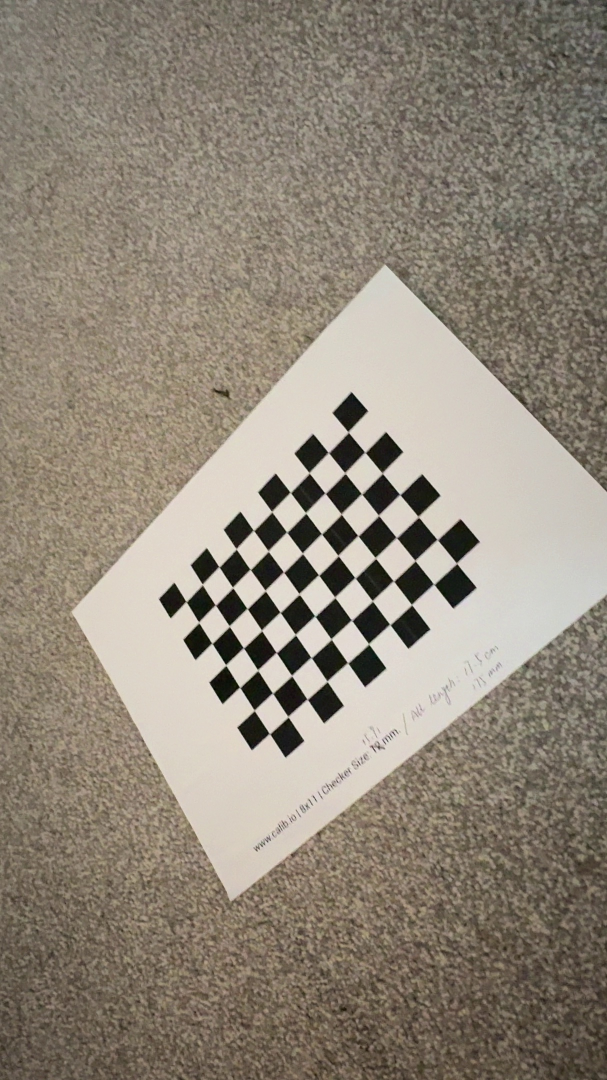
#> input picture Data/SELF/calibration_frames/frame_0000.jpg, 1214 x 2160 px (shown at 1/2 size); its folder holds only this picture in this run
$ python calibration.py
#> lines starting #> are read from the running program, lines starting #| are printed output that depends on the picture; after the words box and inside, x2 and y2 are one past the last pixel; in counts of white or black regions, pixels touching at a corner belong together
import numpy as np
import cv2
import glob

# Number of internal corners in the chessboard (columns-1, rows-1), note that this is the number of internal corners, not the number of squares
chessboard_size = (7, 10)  # 8 squares->7 internal points, 11 squares->10 internal points
square_size = 15.91  # Length of each square (unit: mm)

# Prepare chessboard corners in world coordinate system (0,0,0), (1,0,0), ..., (6,9,0)
objp = np.zeros((chessboard_size[0]*chessboard_size[1], 3), np.float32)
objp[:, :2] = np.mgrid[0:chessboard_size[0], 0:chessboard_size[1]].T.reshape(-1, 2)
objp *= square_size

# Store corners of all images
objpoints = []  # 3d points
imgpoints = []  # 2d points

# Read all extracted frames
images = glob.glob('Data/SELF/calibration_frames/*.jpg') # Adjust the path if necessary

for fname in images:
    img = cv2.imread(fname)
#> img is the input picture: shape (2160, 1214, 3); mean B, G, R 120.8, 134.4, 143.8
    img = cv2.rotate(img, cv2.ROTATE_90_CLOCKWISE)
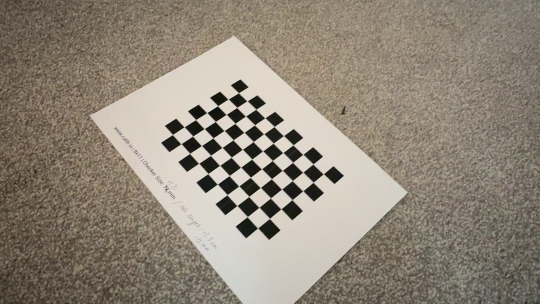
#> img: shape (1214, 2160, 3) (shown at 1/4 size); mean B, G, R 120.8, 134.4, 143.8
    # img = cv2.resize(img, (1080, 720))  # Resize to 1080p for better visualization
    gray = cv2.cvtColor(img, cv2.COLOR_BGR2GRAY)
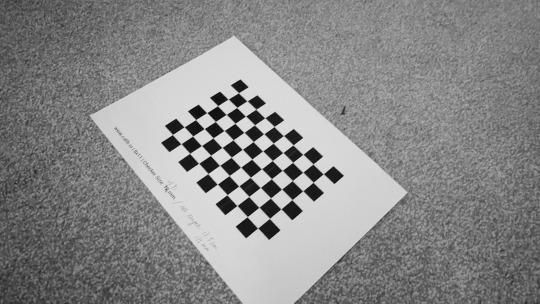
#> gray: shape (1214, 2160) (shown at 1/4 size); min 0, max 238, mean 135.7

    # Find chessboard corners
    ret, corners = cv2.findChessboardCorners(gray, chessboard_size, None)
#> ret = True; corners = 70 rows, first 8: [1293.1, 697.6], [1254, 728.6], [1212.4, 765], [1168, 801.6], [1125, 837], [1080.8, 873.4], [1030.4, 914.9], [1255.4, 655.3]

    # Add points after finding them
    if ret:
        objpoints.append(objp)
        imgpoints.append(corners)

        # Visualize detected corners
        cv2.drawChessboardCorners(img, chessboard_size, corners, ret)
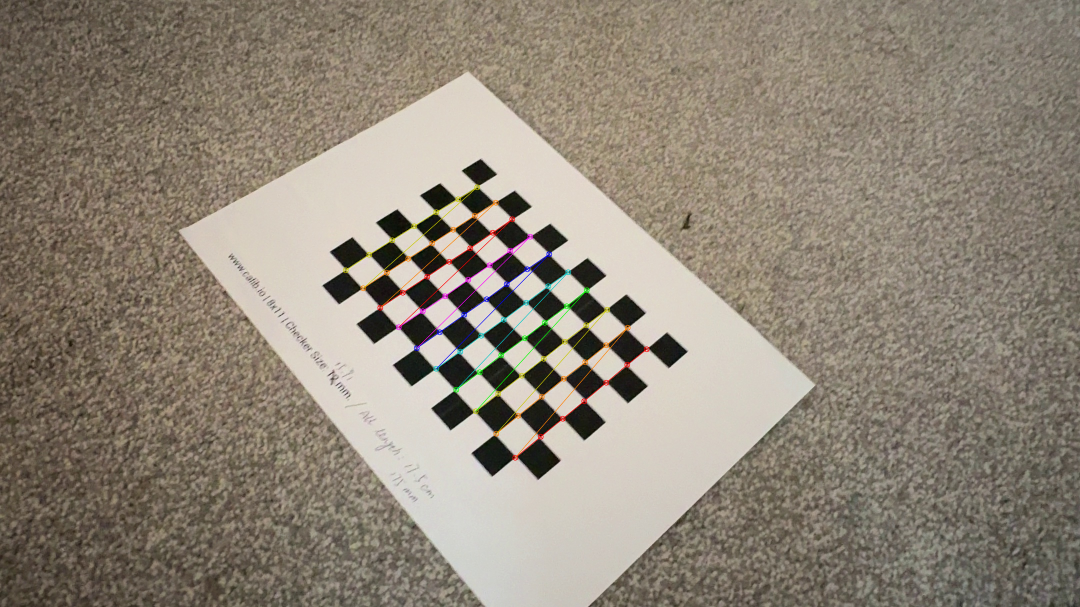
#> img: shape (1214, 2160, 3) (shown at 1/2 size); 0.77% of pixels changed, all inside (x1, y1, x2, y2) = (685, 368, 1300, 922)
        cv2.imshow('Chessboard', img)
        cv2.waitKey(100)

cv2.destroyAllWindows()

# Calibrate camera
ret, camera_matrix, dist_coeffs, rvecs, tvecs = cv2.calibrateCamera(
    objpoints, imgpoints, gray.shape[::-1], None, None
)
#> ret = 1.43; camera_matrix = [[2020.3, 0, 1210.9], [0, 2351.7, 646.5], [0, 0, 1]]; dist_coeffs = [[-0.977, 21.36, -0.017, -0.0216, -170.6]]; rvecs = ([-0.459, 0.803, 2.27],); tvecs = ([22.88, 11.71, 551.2],)

print("Camera Matrix:")
print(camera_matrix)
#| [[2.02029439e+03 0.00000000e+00 1.21088826e+03]
#|  [0.00000000e+00 2.35171941e+03 6.46539849e+02]
#|  [0.00000000e+00 0.00000000e+00 1.00000000e+00]]
print("\nDistortion Coefficients:")
print(dist_coeffs)
#| [[-9.76620830e-01  2.13588156e+01 -1.69726829e-02 -2.16065335e-02
#|   -1.70614580e+02]]

# Save calibration results to a txt file
with open('Data/SELF/calibration_result.txt', 'w') as f:
    f.write("Camera Matrix:\n")
    f.write(np.array2string(camera_matrix, separator=', ') + '\n\n')
    f.write("Distortion Coefficients:\n")
    f.write(np.array2string(dist_coeffs, separator=', ') + '\n')

print("Calibration completed and saved")

$ run again, on Data/SELF/calibration_frames/frame_0090.jpg
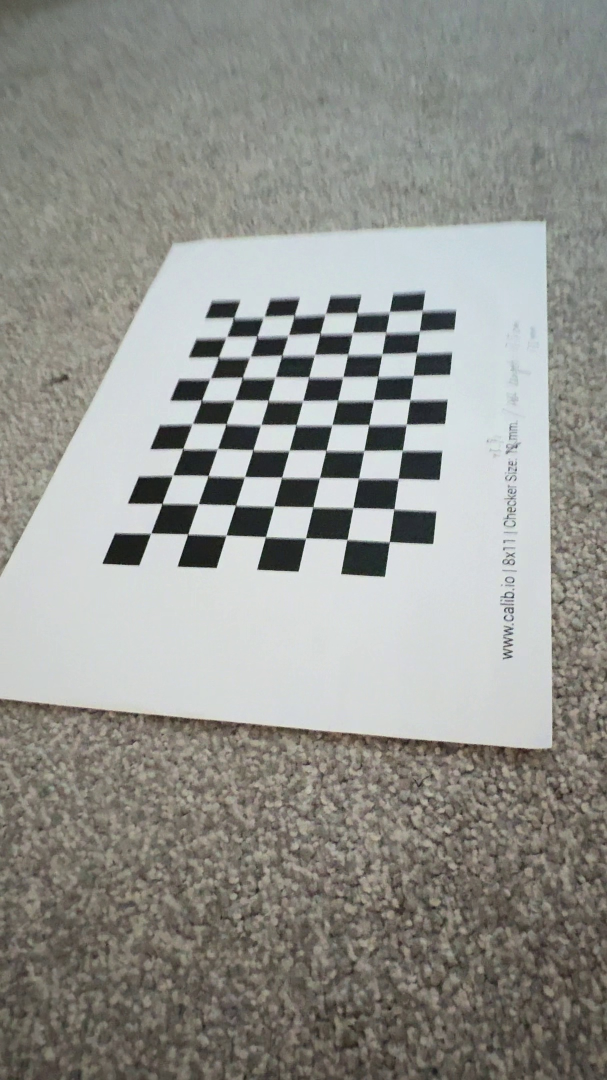
#> input picture Data/SELF/calibration_frames/frame_0090.jpg, 1214 x 2160 px (shown at 1/2 size)
#> img is the input picture: shape (2160, 1214, 3); mean B, G, R 141.9, 146.9, 146.3
#> `img = cv2.rotate(img, cv2.ROTATE_90_CLOCKWISE)`:
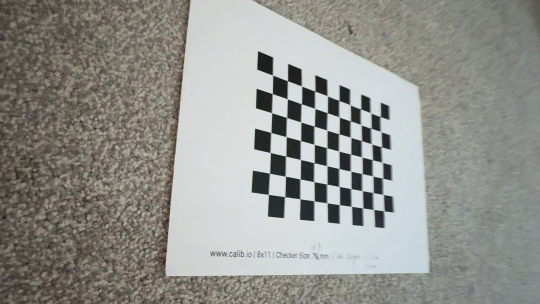
#> img: shape (1214, 2160, 3) (shown at 1/4 size); mean B, G, R 141.9, 146.9, 146.3
#> `ret, corners = cv2.findChessboardCorners(gray, chessboard_size, None)`: ret = True; corners = 70 rows, first 8: [1524, 467.5], [1525.5, 527.5], [1527.8, 590.1], [1531, 650.5], [1532.5, 714], [1535, 779], [1537.5, 844.5], [1484.5, 453]
#> `cv2.drawChessboardCorners(img, chessboard_size, corners, ret)`:
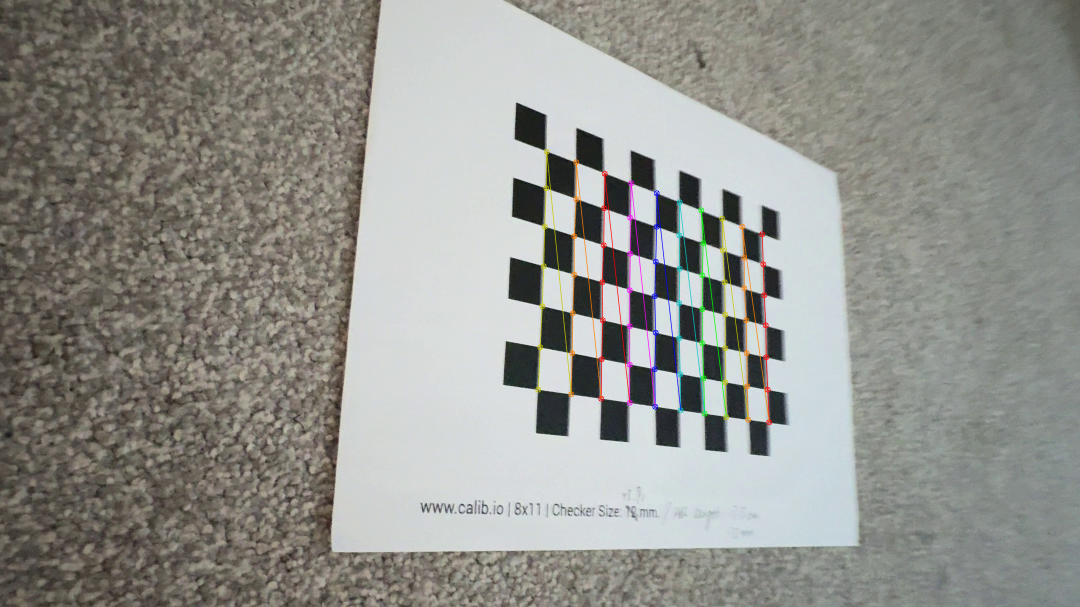
#> img: shape (1214, 2160, 3) (shown at 1/2 size); 1.13% of pixels changed, all inside (x1, y1, x2, y2) = (1070, 297, 1545, 851)
#> `ret, camera_matrix, dist_coeffs, rvecs, tvecs = cv2.calibrateCamera( o..`: ret = 1.07; camera_matrix = [[1295.4, 0, 980.5], [0, 1348.6, 655.6], [0, 0, 1]]; dist_coeffs = [[-0.0807, 0.8, -0.00605, -0.000336, -1.8]]; rvecs = ([-0.606, -0.295, 1.63],); tvecs = ([143.6, -47.35, 343],)
#| [[1.29544328e+03 0.00000000e+00 9.80515285e+02]
#|  [0.00000000e+00 1.34857264e+03 6.55646501e+02]
#|  [0.00000000e+00 0.00000000e+00 1.00000000e+00]]
#| [[-8.07035768e-02  8.00024152e-01 -6.05288293e-03 -3.35692958e-04
#|   -1.80352830e+00]]

$ run again, on Data/SELF/calibration_frames/frame_0110.jpg
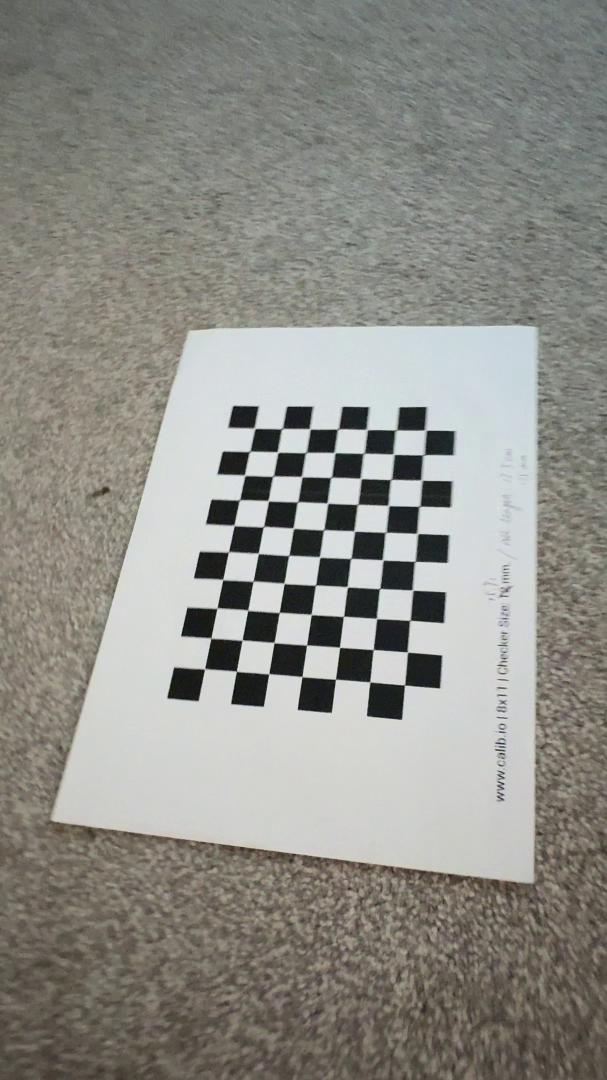
#> input picture Data/SELF/calibration_frames/frame_0110.jpg, 1214 x 2160 px (shown at 1/2 size)
#> img is the input picture: shape (2160, 1214, 3); mean B, G, R 135.7, 141.8, 142.2
#> `img = cv2.rotate(img, cv2.ROTATE_90_CLOCKWISE)`:
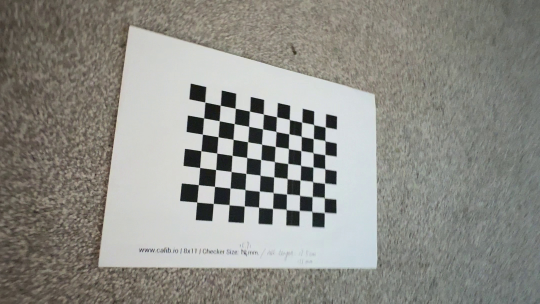
#> img: shape (1214, 2160, 3) (shown at 1/4 size); mean B, G, R 135.7, 141.8, 142.2
#> `ret, corners = cv2.findChessboardCorners(gray, chessboard_size, None)`: ret = True; corners = 70 rows, first 8: [1303.4, 507.6], [1301.5, 564.5], [1299.5, 621.5], [1300.5, 676.5], [1299.5, 734], [1298.5, 792.5], [1298, 851], [1255.5, 499.5]
#> `cv2.drawChessboardCorners(img, chessboard_size, corners, ret)`:
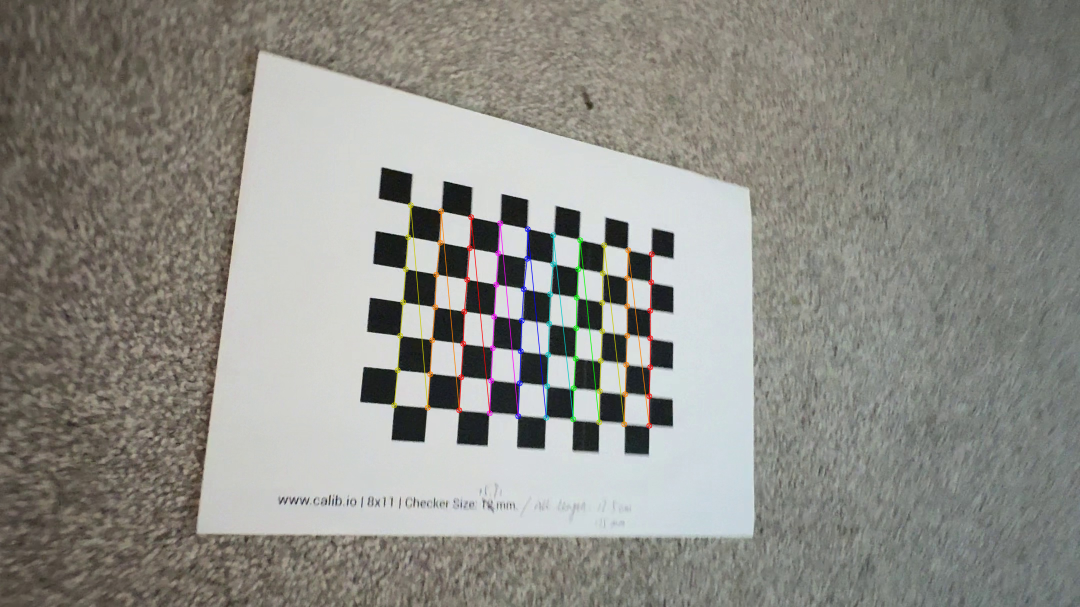
#> img: shape (1214, 2160, 3) (shown at 1/2 size); 1.02% of pixels changed, all inside (x1, y1, x2, y2) = (782, 404, 1310, 858)
#> `ret, camera_matrix, dist_coeffs, rvecs, tvecs = cv2.calibrateCamera( o..`: ret = 1.07; camera_matrix = [[1877.6, 0, 1118.8], [0, 1763.1, 445.1], [0, 0, 1]]; dist_coeffs = [[0.638, -13.27, -0.0271, 0.0309, 97.31]]; rvecs = ([-0.683, -0.304, 1.63],); tvecs = ([48.59, 18.15, 502.1],)
#| [[1.87759963e+03 0.00000000e+00 1.11875227e+03]
#|  [0.00000000e+00 1.76309427e+03 4.45122422e+02]
#|  [0.00000000e+00 0.00000000e+00 1.00000000e+00]]
#| [[ 6.38129428e-01 -1.32735730e+01 -2.71273693e-02  3.09250865e-02
#|    9.73082875e+01]]
